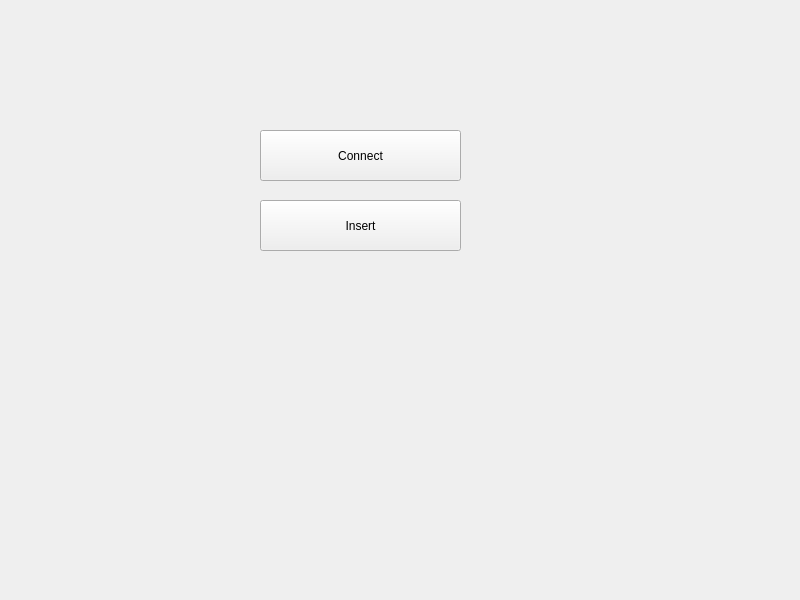
<?xml version="1.0" encoding="UTF-8"?>
<ui version="4.0">
 <class>Widget</class>
 <widget class="QWidget" name="Widget">
  <property name="geometry">
   <rect>
    <x>0</x>
    <y>0</y>
    <width>800</width>
    <height>600</height>
   </rect>
  </property>
  <property name="windowTitle">
   <string>Widget</string>
  </property>
  <widget class="QPushButton" name="pushButton">
   <property name="geometry">
    <rect>
     <x>260</x>
     <y>130</y>
     <width>201</width>
     <height>51</height>
    </rect>
   </property>
   <property name="text">
    <string>Connect</string>
   </property>
  </widget>
  <widget class="QPushButton" name="pushButton_2">
   <property name="geometry">
    <rect>
     <x>260</x>
     <y>200</y>
     <width>201</width>
     <height>51</height>
    </rect>
   </property>
   <property name="text">
    <string>Insert</string>
   </property>
  </widget>
  <widget class="QLabel" name="label">
   <property name="geometry">
    <rect>
     <x>210</x>
     <y>80</y>
     <width>281</width>
     <height>41</height>
    </rect>
   </property>
   <property name="text">
    <string/>
   </property>
  </widget>
 </widget>
 <resources/>
 <connections/>
</ui>
